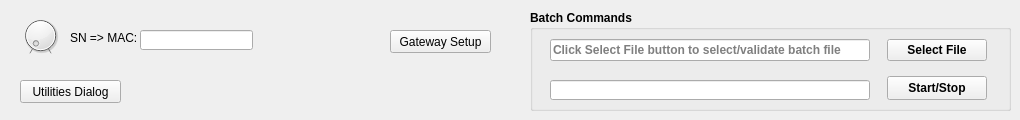
        <widget class="QWidget" name="UtilitesTab">
         <property name="toolTip">
          <string>CCs Tab: Contains the set of implemented Complex Commands for an Ampt Nextwork.</string>
         </property>
         <attribute name="title">
          <string>Utilities</string>
         </attribute>
         <widget class="QDial" name="utilitiesSelectSNOrMACDial">
          <property name="geometry">
           <rect>
            <x>20</x>
            <y>10</y>
            <width>41</width>
            <height>51</height>
           </rect>
          </property>
          <property name="toolTip">
           <string>Chooses between coverting from Serial number to MAC Address or visa versa.</string>
          </property>
          <property name="maximum">
           <number>1</number>
          </property>
          <property name="pageStep">
           <number>1</number>
          </property>
          <property name="notchesVisible">
           <bool>true</bool>
          </property>
         </widget>
         <widget class="QLabel" name="utilitiesSelectSNOrMACLabel">
          <property name="geometry">
           <rect>
            <x>70</x>
            <y>30</y>
            <width>81</width>
            <height>16</height>
           </rect>
          </property>
          <property name="toolTip">
           <string>Indicates whether a Serial Number to MAC Address or MAC Address to Serial Number conversion to be attempted.</string>
          </property>
          <property name="text">
           <string>SN =&gt; MAC:</string>
          </property>
         </widget>
         <widget class="QLineEdit" name="utilitiesSelectSNOrMACLineEdit">
          <property name="geometry">
           <rect>
            <x>140</x>
            <y>30</y>
            <width>113</width>
            <height>20</height>
           </rect>
          </property>
          <property name="toolTip">
           <string>The Serial Number or MAC Address to be converted is entered here.</string>
          </property>
          <property name="text">
           <string/>
          </property>
         </widget>
         <widget class="QLabel" name="utilitiesOutputSNOrMACLabel">
          <property name="geometry">
           <rect>
            <x>260</x>
            <y>30</y>
            <width>151</width>
            <height>16</height>
           </rect>
          </property>
          <property name="text">
           <string/>
          </property>
         </widget>
         <widget class="QPushButton" name="utilitiesUtilitiesDialogPushButton">
          <property name="geometry">
           <rect>
            <x>20</x>
            <y>80</y>
            <width>101</width>
            <height>23</height>
           </rect>
          </property>
          <property name="toolTip">
           <string>Pops up a Dialog Window containing some 'Utility functions' (under construction)</string>
          </property>
          <property name="text">
           <string>Utilities Dialog</string>
          </property>
         </widget>
         <widget class="QPushButton" name="utilitiesGatewaySetupPushButton">
          <property name="geometry">
           <rect>
            <x>390</x>
            <y>30</y>
            <width>101</width>
            <height>23</height>
           </rect>
          </property>
          <property name="toolTip">
           <string>Manufacturing, Sends Commands P -1, k 0, K 9 1, L 1, H 0, z 4, K 6 1, E 1, n, and G</string>
          </property>
          <property name="text">
           <string>Gateway Setup</string>
          </property>
         </widget>
         <widget class="QGroupBox" name="utilitiesBatchCommandsGroupBox">
          <property name="geometry">
           <rect>
            <x>530</x>
            <y>10</y>
            <width>481</width>
            <height>101</height>
           </rect>
          </property>
          <property name="font">
           <font>
            <family>Arial</family>
            <pointsize>9</pointsize>
            <weight>75</weight>
            <bold>true</bold>
           </font>
          </property>
          <property name="title">
           <string>Batch Commands</string>
          </property>
          <widget class="QWidget" name="gridLayoutWidget">
           <property name="geometry">
            <rect>
             <x>9</x>
             <y>20</y>
             <width>461</width>
             <height>80</height>
            </rect>
           </property>
           <layout class="QGridLayout" name="utilitiesBatchCommandsGridLayout">
            <property name="bottomMargin">
             <number>0</number>
            </property>
            <property name="verticalSpacing">
             <number>6</number>
            </property>
            <item row="0" column="1">
             <widget class="QPushButton" name="utilitiesBatchCommandsSelectPushButton">
              <property name="maximumSize">
               <size>
                <width>100</width>
                <height>24</height>
               </size>
              </property>
              <property name="font">
               <font>
                <family>Arial</family>
                <pointsize>9</pointsize>
                <weight>75</weight>
                <bold>true</bold>
               </font>
              </property>
              <property name="text">
               <string>Select File</string>
              </property>
             </widget>
            </item>
            <item row="0" column="0">
             <widget class="QLineEdit" name="utilitiesBatchCommandsSelectLineEdit">
              <property name="maximumSize">
               <size>
                <width>320</width>
                <height>22</height>
               </size>
              </property>
              <property name="font">
               <font>
                <family>Arial</family>
                <pointsize>9</pointsize>
                <weight>75</weight>
                <bold>true</bold>
               </font>
              </property>
              <property name="readOnly">
               <bool>true</bool>
              </property>
              <property name="placeholderText">
               <string>Click Select File button to select/validate batch file</string>
              </property>
             </widget>
            </item>
            <item row="1" column="1">
             <widget class="QPushButton" name="utilitiesBatchCommandsStartStopPushButton">
              <property name="maximumSize">
               <size>
                <width>100</width>
                <height>24</height>
               </size>
              </property>
              <property name="text">
               <string>Start/Stop</string>
              </property>
             </widget>
            </item>
           </layout>
          </widget>
          <widget class="QLineEdit" name="utilitiesBatchCommandsStartStopLineEdit">
           <property name="geometry">
            <rect>
             <x>20</x>
             <y>70</y>
             <width>320</width>
             <height>20</height>
            </rect>
           </property>
           <property name="maximumSize">
            <size>
             <width>320</width>
             <height>22</height>
            </size>
           </property>
           <property name="font">
            <font>
             <family>Arial</family>
             <pointsize>9</pointsize>
             <weight>75</weight>
             <bold>true</bold>
            </font>
           </property>
           <property name="readOnly">
            <bool>true</bool>
           </property>
          </widget>
         </widget>
        </widget>
